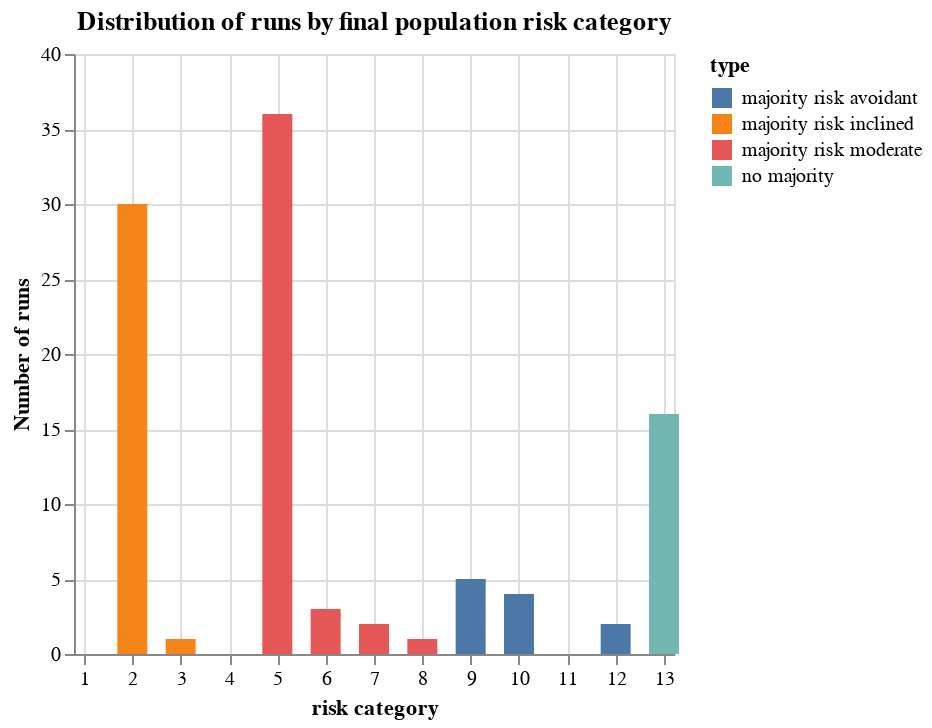

This figure's notebook cell:
### Code cell
import altair as alt
alt.Chart(model_grouped).mark_bar(width=15).encode(
   x=alt.X("risk_category", title="risk category", axis=alt.Axis(tickCount=13),  # 13 categories
           scale=alt.Scale(domain=[1, 13])),
   y=alt.Y("runs", title="Number of runs"),
   color=alt.Color("category_label", title="type")
).properties(title='Distribution of runs by final population risk category')

### Figure 1 — Vega-Lite specification as saved in the notebook (floating-point values rounded to 4 significant figures)
{"config": {"view": {"continuousWidth": 300, "continuousHeight": 300}}, "data": {"name": "data-72f28e77b716a4a4e37b665c84805535"}, "mark": {"type": "bar", "width": 15}, "encoding": {"color": {"field": "category_label", "title": "type", "type": "nominal"}, "x": {"axis": {"tickCount": 13}, "field": "risk_category", "scale": {"domain": [1, 13]}, "title": "risk category", "type": "quantitative"}, "y": {"field": "runs", "title": "Number of runs", "type": "quantitative"}}, "title": "Distribution of runs by final population risk category", "$schema": "https://vega.github.io/schema/vega-lite/v5.20.1.json", "datasets": {"data-72f28e77b716a4a4e37b665c84805535": [{"risk_category": 2, "runs": 30, "category_label": "majority risk inclined"}, {"risk_category": 3, "runs": 1, "category_label": "majority risk inclined"}, {"risk_category": 5, "runs": 36, "category_label": "majority risk moderate"}, {"risk_category": 6, "runs": 3, "category_label": "majority risk moderate"}, {"risk_category": 7, "runs": 2, "category_label": "majority risk moderate"}, {"risk_category": 8, "runs": 1, "category_label": "majority risk moderate"}, {"risk_category": 9, "runs": 5, "category_label": "majority risk avoidant"}, {"risk_category": 10, "runs": 4, "category_label": "majority risk avoidant"}, {"risk_category": 12, "runs": 2, "category_label": "majority risk avoidant"}, {"risk_category": 13, "runs": 16, "category_label": "no majority"}]}}
